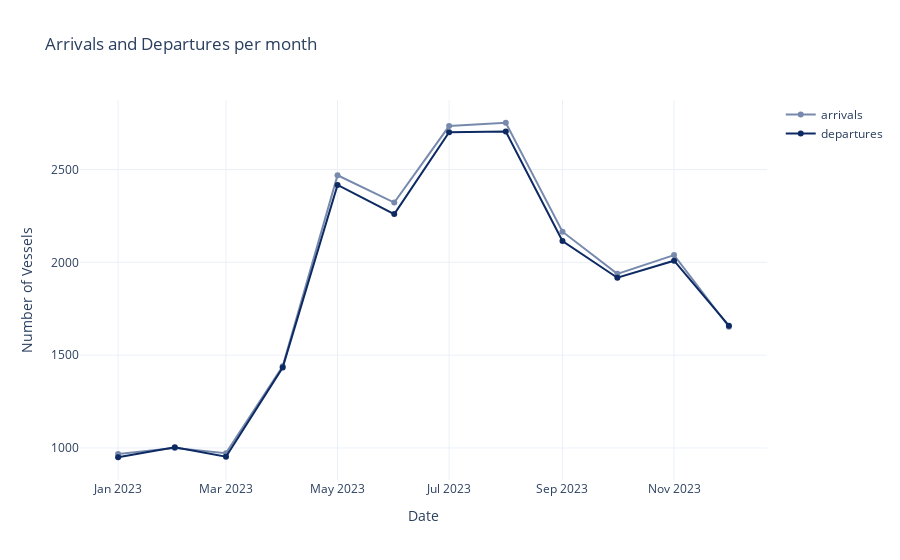

Here is the notebook cell this chart was saved with:
### Markdown cell above
Interactive Plot

### Code cell
#create an interactive plot
import plotly.express as px

df=pd.DataFrame(file,columns=['month','arrivals','departures'])

fig = px.line(df, x='month', y=df.columns[1:3],markers =True,hover_data=['month'],title='Arrivals and Departures per month',color_discrete_sequence=['#778AAE','#0D2A63'])

fig.update_layout(template='plotly_white',xaxis_title='Date',yaxis_title='Number of Vessels',legend_title='')

fig.show()

### Figure 1 — Plotly figure (JSON) as saved in the notebook; plotly's stock layout.template omitted (floating-point values rounded to 4 significant figures)
{"data": [{"hovertemplate": "variable=arrivals<br>month=%{x}<br>value=%{y}<extra></extra>", "legendgroup": "arrivals", "line": {"color": "#778AAE", "dash": "solid"}, "marker": {"symbol": "circle"}, "mode": "markers+lines", "name": "arrivals", "orientation": "v", "showlegend": true, "type": "scatter", "x": ["2023-01", "2023-02", "2023-03", "2023-04", "2023-05", "2023-06", "2023-07", "2023-08", "2023-09", "2023-10", "2023-11", "2023-12"], "xaxis": "x", "y": [967, 1000, 972, 1440, 2469, 2322, 2734, 2752, 2165, 1938, 2039, 1653], "yaxis": "y"}, {"hovertemplate": "variable=departures<br>month=%{x}<br>value=%{y}<extra></extra>", "legendgroup": "departures", "line": {"color": "#0D2A63", "dash": "solid"}, "marker": {"symbol": "circle"}, "mode": "markers+lines", "name": "departures", "orientation": "v", "showlegend": true, "type": "scatter", "x": ["2023-01", "2023-02", "2023-03", "2023-04", "2023-05", "2023-06", "2023-07", "2023-08", "2023-09", "2023-10", "2023-11", "2023-12"], "xaxis": "x", "y": [950, 1004, 953, 1433, 2417, 2260, 2701, 2705, 2115, 1917, 2009, 1659], "yaxis": "y"}], "layout": {"legend": {"title": {"text": ""}, "tracegroupgap": 0}, "title": {"text": "Arrivals and Departures per month"}, "xaxis": {"anchor": "y", "domain": [0, 1], "title": {"text": "Date"}}, "yaxis": {"anchor": "x", "domain": [0, 1], "title": {"text": "Number of Vessels"}}}}
